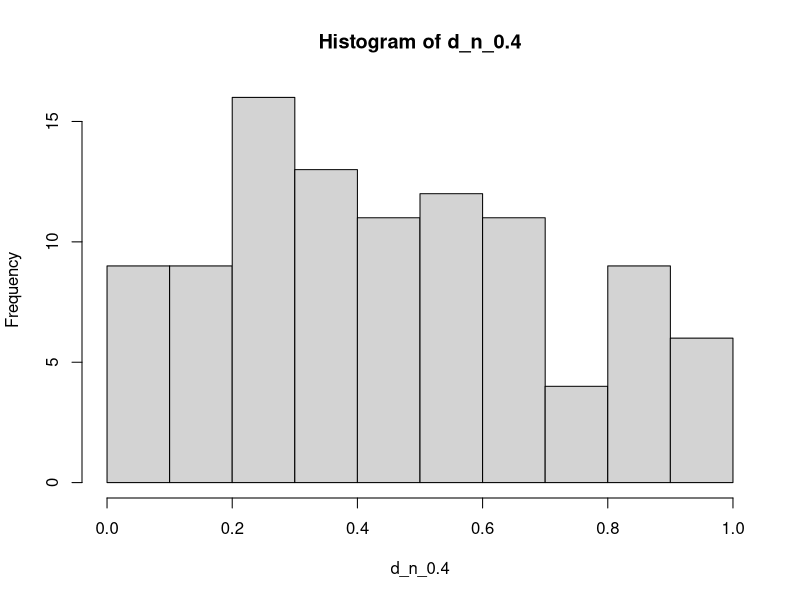
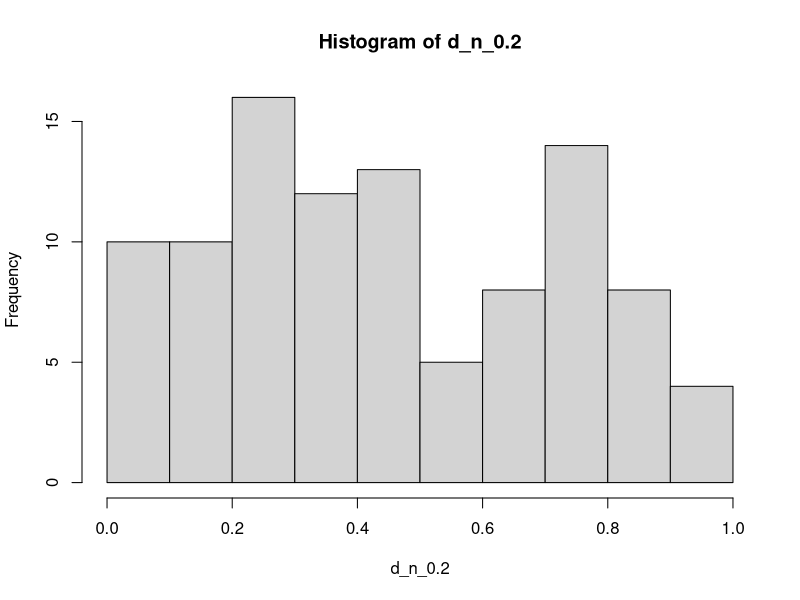
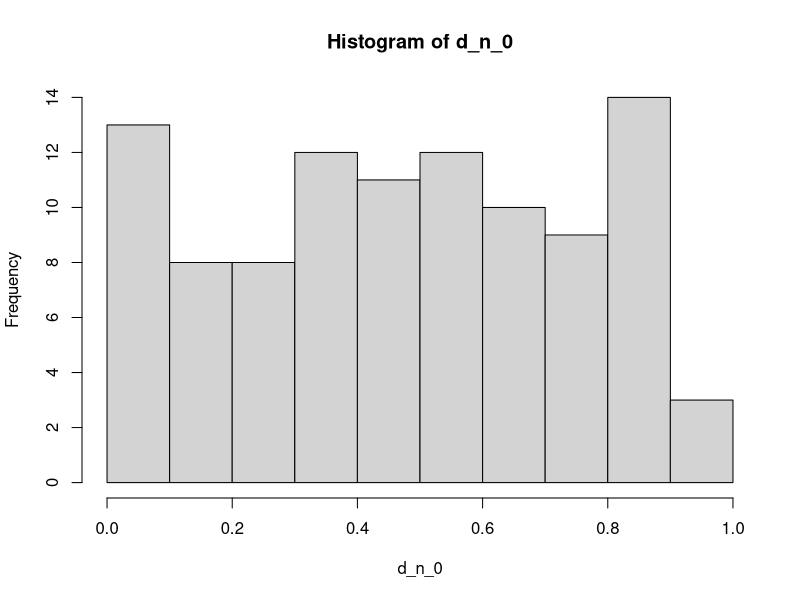
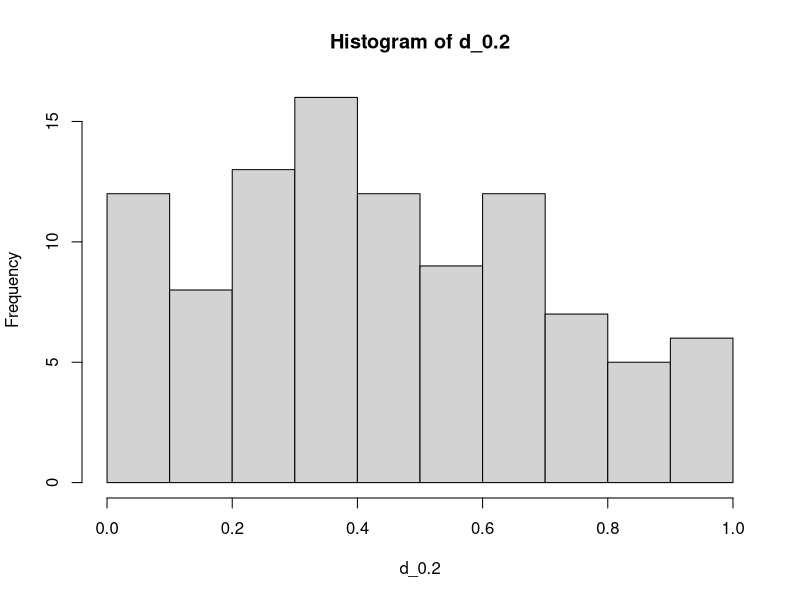
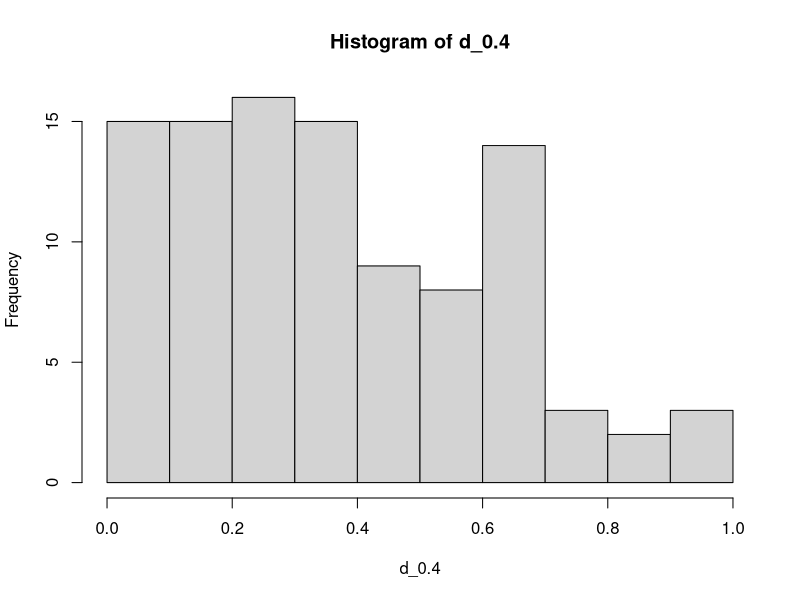

The R script that drew these images, in order:
## ---- chunk 1
set.seed(1234)
mystat <- function(x, dist) {
    c(c(x),  # Bootstrap will return actual pseudo-sample, mean, and standard deviation
      MASS::fitdistr(x, dist)$estimate)
}
## ---- chunk 2
mysim <- function(n, phi, blksize, B, dist, f) {

  if (phi == 0) {
    x <- rnorm(n)
  } else {
    x <- arima.sim(list(ar = phi), n = n) * sqrt(1 - phi^2)
  }
  emp <- ecdf(x)(sort(x)) # observed empirical distribution
  fit_theta <- MASS::fitdistr(x, dist)$estimate # observed fitted values
  fit <- do.call(f, c(list(sort(x)), as.list(fit_theta))) # observed fitted distribution
  obsv_ks <- sqrt(n) * max(abs(emp - fit)) # observed ks statistic
  bts <- boot::tsboot(x, mystat, l = blksize, sim = "fixed", R = B, dist = dist)
  list_cdf <- matrix(, nrow = 0, ncol = n) 
  # initialize list of each pseudo-sample's ecdf applied to original sample values
  list_theta <- matrix(, nrow = 0, ncol = 2) 
  # initialize list of each pseudo-sample's fitted theta
  # bts$t[i, (1:n)] : values of bootstrap sample
  # bts$t[i, -(1:n)] : theta (mu, and sigma)
  sum_theta <- 0
  for (i in 1:B) {
    list_cdf <- rbind(list_cdf, c(ecdf(bts$t[i, (1:n)])(sort(x))))
    list_theta <- rbind(list_theta, c(bts$t[i, -(1:n)]))
  }
  exp_emp_cdf <- colMeans(list_cdf)
  exp_theta <- colMeans(list_theta)
  exp_fit_cdf <- do.call(f, c(list(sort(x)), as.list(exp_theta)))
  bias_term <- exp_emp_cdf - exp_fit_cdf
  ks_values <- c()
  for (i in 1:B) {
    emp_cdf <- list_cdf[i,]
    fit_cdf <- do.call(f, c(list(sort(x)), as.list(list_theta[i, ])))
    ks_values <- c(ks_values, sqrt(n) * max(abs((emp_cdf - fit_cdf - bias_term))))
  }
  c(length(which(ks_values > obsv_ks)) / n)
}

## ---- chunk 3
n <- 100
phi <- -0.4
blksize <- 6
B = 100
dist = 'normal'
f = pnorm
print(mysim(n, phi, blksize, B, dist, f))
## ---- chunk 4
phi <- -0.4
(d_n_0.4 <- replicate(100, mysim(n, phi, blksize, B, dist, f)))
hist(d_n_0.4)
## ---- chunk 5
phi <- -0.2
(d_n_0.2 <- replicate(100, mysim(n, phi, blksize, B, dist, f)))
hist(d_n_0.2)
## ---- chunk 6
phi <- 0
(d_n_0 <- replicate(100, mysim(n, phi, blksize, B, dist, f)))
hist(d_n_0)
## ---- chunk 7
phi <- 0.2
(d_0.2 <- replicate(100, mysim(n, phi, blksize, B, dist, f)))
hist(d_0.2)
## ---- chunk 8
phi <- 0.4
(d_0.4 <- replicate(100, mysim(n, phi, blksize, B, dist, f)))
hist(d_0.4)
